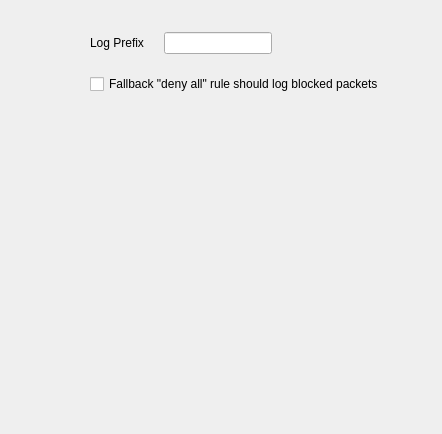
     <widget class="QWidget" name="tab7">
      <attribute name="title">
       <string>Logging</string>
      </attribute>
      <layout class="QGridLayout">
       <property name="leftMargin">
        <number>20</number>
       </property>
       <property name="topMargin">
        <number>12</number>
       </property>
       <property name="rightMargin">
        <number>20</number>
       </property>
       <property name="bottomMargin">
        <number>20</number>
       </property>
       <property name="spacing">
        <number>20</number>
       </property>
       <item row="0" column="2">
        <spacer>
         <property name="orientation">
          <enum>Qt::Vertical</enum>
         </property>
         <property name="sizeType">
          <enum>QSizePolicy::Fixed</enum>
         </property>
         <property name="sizeHint" stdset="0">
          <size>
           <width>20</width>
           <height>20</height>
          </size>
         </property>
        </spacer>
       </item>
       <item row="1" column="1">
        <widget class="QLabel" name="label584">
         <property name="text">
          <string>Log Prefix</string>
         </property>
         <property name="alignment">
          <set>Qt::AlignCenter</set>
         </property>
         <property name="wordWrap">
          <bool>false</bool>
         </property>
        </widget>
       </item>
       <item row="1" column="0">
        <spacer>
         <property name="orientation">
          <enum>Qt::Horizontal</enum>
         </property>
         <property name="sizeType">
          <enum>QSizePolicy::Fixed</enum>
         </property>
         <property name="sizeHint" stdset="0">
          <size>
           <width>70</width>
           <height>20</height>
          </size>
         </property>
        </spacer>
       </item>
       <item row="1" column="3">
        <spacer>
         <property name="orientation">
          <enum>Qt::Horizontal</enum>
         </property>
         <property name="sizeType">
          <enum>QSizePolicy::Expanding</enum>
         </property>
         <property name="sizeHint" stdset="0">
          <size>
           <width>130</width>
           <height>20</height>
          </size>
         </property>
        </spacer>
       </item>
       <item row="1" column="2">
        <widget class="QLineEdit" name="pf_log_prefix"/>
       </item>
       <item row="3" column="2">
        <spacer>
         <property name="orientation">
          <enum>Qt::Vertical</enum>
         </property>
         <property name="sizeType">
          <enum>QSizePolicy::Expanding</enum>
         </property>
         <property name="sizeHint" stdset="0">
          <size>
           <width>20</width>
           <height>320</height>
          </size>
         </property>
        </spacer>
       </item>
       <item row="2" column="1" colspan="3">
        <widget class="QCheckBox" name="pf_fallback_log">
         <property name="text">
          <string>Fallback &quot;deny all&quot; rule should log blocked packets</string>
         </property>
        </widget>
       </item>
      </layout>
     </widget>
